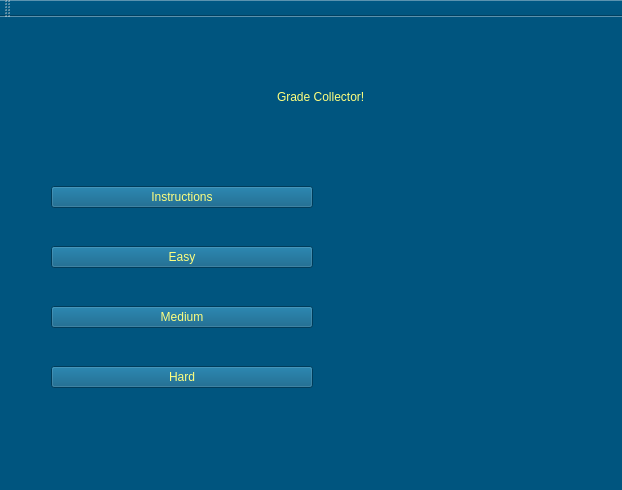
<?xml version="1.0" encoding="UTF-8"?>
<ui version="4.0">
 <class>MainWindow</class>
 <widget class="QMainWindow" name="MainWindow">
  <property name="geometry">
   <rect>
    <x>0</x>
    <y>0</y>
    <width>622</width>
    <height>490</height>
   </rect>
  </property>
  <property name="windowTitle">
   <string>MainWindow</string>
  </property>
  <property name="styleSheet">
   <string notr="true">background-color: rgb(0, 85, 127);</string>
  </property>
  <widget class="QWidget" name="centralWidget">
   <widget class="QWidget" name="verticalLayoutWidget_3">
    <property name="geometry">
     <rect>
      <x>30</x>
      <y>10</y>
      <width>581</width>
      <height>91</height>
     </rect>
    </property>
    <layout class="QVBoxLayout" name="verticalLayout_4">
     <item>
      <spacer name="verticalSpacer">
       <property name="orientation">
        <enum>Qt::Vertical</enum>
       </property>
       <property name="sizeHint" stdset="0">
        <size>
         <width>20</width>
         <height>40</height>
        </size>
       </property>
      </spacer>
     </item>
     <item>
      <layout class="QHBoxLayout" name="horizontalLayout">
       <item>
        <spacer name="horizontalSpacer_2">
         <property name="orientation">
          <enum>Qt::Horizontal</enum>
         </property>
         <property name="sizeHint" stdset="0">
          <size>
           <width>40</width>
           <height>20</height>
          </size>
         </property>
        </spacer>
       </item>
       <item>
        <widget class="QLabel" name="label">
         <property name="styleSheet">
          <string notr="true">font: 22pt &quot;Comic Sans MS&quot;;
color: rgb(255, 255, 127);
</string>
         </property>
         <property name="text">
          <string>Grade Collector!</string>
         </property>
        </widget>
       </item>
       <item>
        <spacer name="horizontalSpacer">
         <property name="orientation">
          <enum>Qt::Horizontal</enum>
         </property>
         <property name="sizeHint" stdset="0">
          <size>
           <width>40</width>
           <height>20</height>
          </size>
         </property>
        </spacer>
       </item>
      </layout>
     </item>
    </layout>
   </widget>
   <widget class="QWidget" name="horizontalLayoutWidget_3">
    <property name="geometry">
     <rect>
      <x>40</x>
      <y>126</y>
      <width>551</width>
      <height>291</height>
     </rect>
    </property>
    <layout class="QHBoxLayout" name="horizontalLayout_3">
     <item>
      <layout class="QVBoxLayout" name="verticalLayout_2">
       <item>
        <widget class="QPushButton" name="pushButton_4">
         <property name="styleSheet">
          <string notr="true">color: rgb(255, 255, 127);
font: 75 8pt &quot;MS Shell Dlg 2&quot;;</string>
         </property>
         <property name="text">
          <string>Instructions</string>
         </property>
        </widget>
       </item>
       <item>
        <widget class="QPushButton" name="pushButton">
         <property name="styleSheet">
          <string notr="true">color: rgb(255, 255, 127);
font: 75 10pt &quot;Berlin Sans FB Demi&quot;;
</string>
         </property>
         <property name="text">
          <string>Easy</string>
         </property>
        </widget>
       </item>
       <item>
        <widget class="QPushButton" name="pushButton_3">
         <property name="styleSheet">
          <string notr="true">color: rgb(255, 255, 127);
font: 75 10pt &quot;Berlin Sans FB Demi&quot;;
</string>
         </property>
         <property name="text">
          <string>Medium</string>
         </property>
        </widget>
       </item>
       <item>
        <widget class="QPushButton" name="pushButton_2">
         <property name="styleSheet">
          <string notr="true">color: rgb(255, 255, 127);
font: 75 10pt &quot;Berlin Sans FB Demi&quot;;
</string>
         </property>
         <property name="text">
          <string>Hard</string>
         </property>
        </widget>
       </item>
      </layout>
     </item>
     <item>
      <widget class="QLabel" name="label_2">
       <property name="styleSheet">
        <string notr="true">background-image: url(:/Images/cartoonGrad.gif);</string>
       </property>
       <property name="text">
        <string/>
       </property>
      </widget>
     </item>
    </layout>
   </widget>
   <zorder>verticalLayoutWidget_3</zorder>
   <zorder>pushButton_4</zorder>
   <zorder>horizontalLayoutWidget_3</zorder>
  </widget>
  <widget class="QMenuBar" name="menuBar">
   <property name="geometry">
    <rect>
     <x>0</x>
     <y>0</y>
     <width>622</width>
     <height>21</height>
    </rect>
   </property>
  </widget>
  <widget class="QToolBar" name="mainToolBar">
   <attribute name="toolBarArea">
    <enum>TopToolBarArea</enum>
   </attribute>
   <attribute name="toolBarBreak">
    <bool>false</bool>
   </attribute>
  </widget>
  <widget class="QStatusBar" name="statusBar"/>
 </widget>
 <layoutdefault spacing="6" margin="11"/>
 <resources/>
 <connections>
  <connection>
   <sender>pushButton_4</sender>
   <signal>clicked()</signal>
   <receiver>MainWindow</receiver>
   <slot>game_play()</slot>
   <hints>
    <hint type="sourcelabel">
     <x>133</x>
     <y>217</y>
    </hint>
    <hint type="destinationlabel">
     <x>132</x>
     <y>258</y>
    </hint>
   </hints>
  </connection>
  <connection>
   <sender>pushButton</sender>
   <signal>clicked()</signal>
   <receiver>MainWindow</receiver>
   <slot>easy_game_begin()</slot>
   <hints>
    <hint type="sourcelabel">
     <x>282</x>
     <y>191</y>
    </hint>
    <hint type="destinationlabel">
     <x>323</x>
     <y>52</y>
    </hint>
   </hints>
  </connection>
  <connection>
   <sender>pushButton_3</sender>
   <signal>clicked()</signal>
   <receiver>MainWindow</receiver>
   <slot>medium_game_begin()</slot>
   <hints>
    <hint type="sourcelabel">
     <x>326</x>
     <y>217</y>
    </hint>
    <hint type="destinationlabel">
     <x>391</x>
     <y>213</y>
    </hint>
   </hints>
  </connection>
  <connection>
   <sender>pushButton_2</sender>
   <signal>clicked()</signal>
   <receiver>MainWindow</receiver>
   <slot>hard_game_begin()</slot>
   <hints>
    <hint type="sourcelabel">
     <x>288</x>
     <y>253</y>
    </hint>
    <hint type="destinationlabel">
     <x>187</x>
     <y>263</y>
    </hint>
   </hints>
  </connection>
 </connections>
 <slots>
  <slot>game_play()</slot>
  <slot>easy_game_begin()</slot>
  <slot>medium_game_begin()</slot>
  <slot>hard_game_begin()</slot>
 </slots>
</ui>
